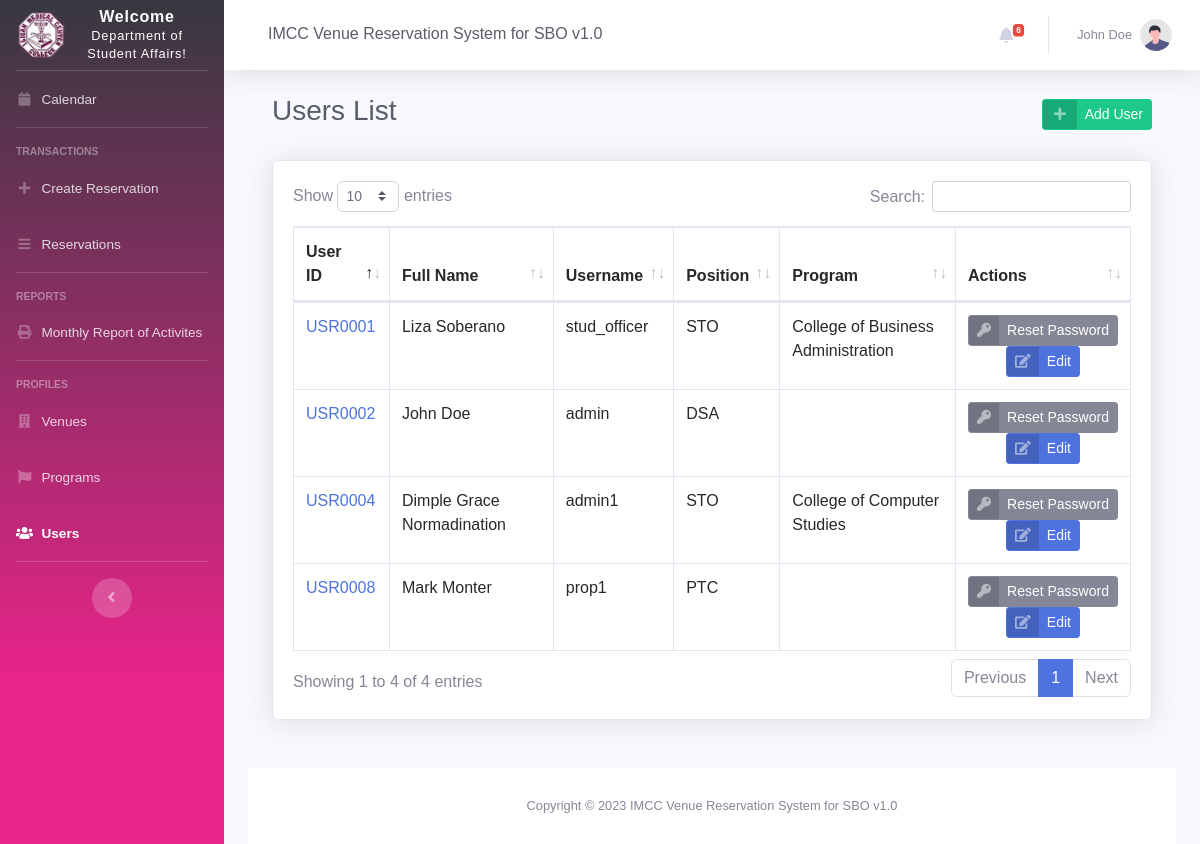
Page /users.php (signed in) on the earlier database version.
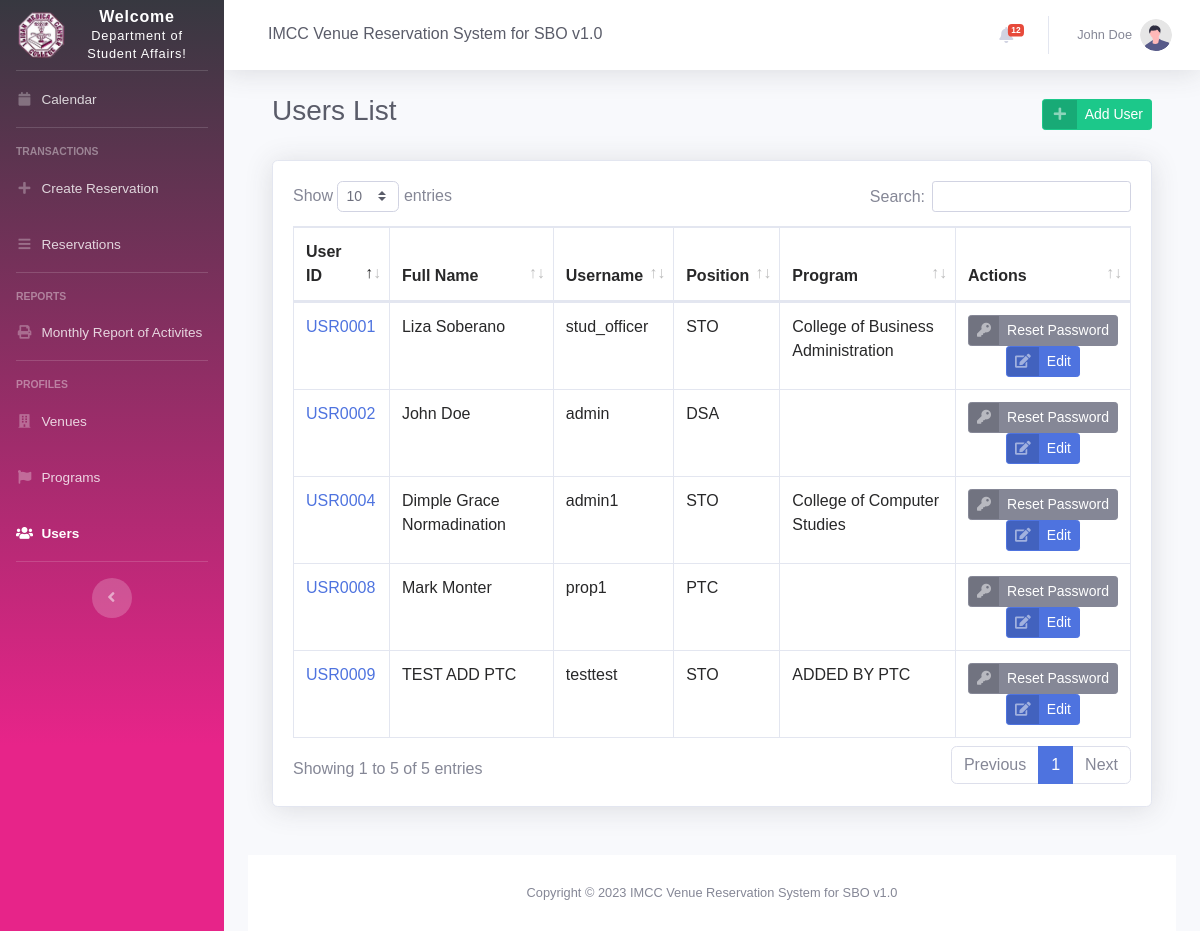
Same page on the later database version.
### tables this page shows
CREATE TABLE `users` (
  `id` int(11) NOT NULL,
  `userID` varchar(25) NOT NULL,
  `first_name` varchar(255) NOT NULL,
  `middle_name` varchar(255) DEFAULT NULL,
  `last_name` varchar(255) DEFAULT NULL,
  `contact` varchar(15) DEFAULT NULL,
  `username` varchar(255) NOT NULL,
  `password` varchar(255) NOT NULL,
  `change_pass` tinyint(1) NOT NULL DEFAULT 0,
  `position` varchar(50) NOT NULL,
  `programID` int(11) DEFAULT NULL,
  `dateAdded` datetime NOT NULL DEFAULT current_timestamp(),
  `dateUpdated` datetime DEFAULT NULL
);

CREATE TABLE `program` (
  `id` int(11) NOT NULL,
  `programID` varchar(15) DEFAULT NULL,
  `name` varchar(255) DEFAULT NULL,
  `color` varchar(15) DEFAULT NULL,
  `incharge_organization` varchar(255) DEFAULT NULL,
  `dateAdded` datetime NOT NULL DEFAULT current_timestamp(),
  `dateUpdated` datetime DEFAULT NULL
);

### users.php (the view, shortened to what this page needs)
<?php
include 'settings/system.php';
include 'settings/header.php';
include "settings/sidebar.php";
include 'settings/topbar.php';
?>
<div class="container-fluid">
    <div class="d-sm-flex align-items-center justify-content-between mb-4">
        <div class="container-fluid">
            <div class="d-sm-flex align-items-center justify-content-between mb-4">
                <h1 class="h3 mb-2 text-gray-800">Users List</h1>
                <a href="user_add.php" class="btn btn-success btn-icon-split btn-sm keychainify-checked">
                    <span class="icon text-white-50">
                        <i class="fas fa-fw fa-plus"></i>
                    </span>
                    <span class="text">Add User</span>
                </a>
            </div>
            <div class="card shadow mb-4">
                <div class="card-body">
                    <div class="table-responsive">
                        <table class="table table-bordered table-hovered" id="dataTable" width="100%" cellspacing="0">
                            <thead>
                                <tr>
                                    <th>User ID</th>
                                    <th>Full Name</th>
                                    <th>Username</th>
                                    <th>Position</th>
                                    <th>Program</th>
                                    <th>Actions</th>
                                </tr>
                            </thead>
                            <tbody>
                                <?php
                                $users = $db->query("SELECT A.*,B.name as prg_name FROM `users` as A LEFT JOIN `program` as B ON A.programID = B.id ORDER BY A.last_name ASC");
                                $row_users = $users->fetchAll(PDO::FETCH_OBJ);
                                foreach ($row_users as $row) {
                                ?>
                                    <tr>
                                        <td><?= '<a href="user_edit.php?id='.$row->id.'">' . $row->userID. '</a>'; ?></td>
                                        <td><?= $row->first_name.' '.$row->middle_name.' '.$row->last_name ?></td>
                                        <td><?= $row->username; ?></td>
                                        <td><?= $row->position; ?></td>
                                        <td><?= $row->prg_name; ?></td>
                                        <td align="center">
                                        <a href="user_resetpassword.php?id=<?php echo $row->id; ?>" onclick="return confirm('Are you sure you want to reset the password for this user?')" class="btn btn-secondary btn-icon-split btn-sm keychainify-checked">
                                                <span class="icon text-white-50">
                                                    <i class="fas fa-key"></i>
                                                </span>
                                                <span class="text">Reset Password</span>
                                            </a>
                                            <a href="user_edit.php?id=<?php echo $row->id; ?>" class="btn btn-primary btn-icon-split btn-sm keychainify-checked">
                                                <span class="icon text-white-50">
                                                    <i class="fas fa-edit"></i>
                                                </span>
                                                <span class="text">Edit</span>
                                            </a>
                                        </td>
                                    </tr>
                                <?php } ?>
                            </tbody>
                        </table>
                    </div>
                </div>
            </div>
        </div>
    </div>
    <?php include 'settings/footer.php'; ?>

### settings/header.php (shortened to what this page needs)
<!DOCTYPE html>
<html lang="en">
<head>
    <link href="vendor/fontawesome-free/css/all.min.css" rel="stylesheet" type="text/css">
    <link href="css/sb-admin-2.min.css" rel="stylesheet">
    <link href="vendor/datatables/dataTables.bootstrap4.min.css" rel="stylesheet">
    <link rel="stylesheet" href="vendor/3b-calendar.css">
</head>

### settings/sidebar.php (shortened to what this page needs)
<body id="page-top">
    <div id="wrapper">
        <ul class="navbar-nav bg-gradient-imcc sidebar sidebar-dark accordion" id="accordionSidebar">
            <a class="sidebar-brand d-flex align-items-center justify-content-center" href="calendar.php">
                <div class="sidebar-brand-icon ">
                    <img class="fas" src="./img/imcc.png" style="width:50px;height:50px;"></img>
                </div>
                <div class="sidebar-brand-text mx-3">Welcome <br /><small><?php
                                                                            if ($_SESSION['position'] == 'STO') {
                                                                                echo 'Student Officer!';
                                                                            } elseif ($_SESSION['position'] == 'DSA') {
                                                                                echo 'Department of Student Affairs!';
                                                                            } else {
                                                                                echo 'Property Custodian!';
                                                                            }
                                                                            ?></small></div>
            </a>
            <hr class="sidebar-divider my-0">
            <?php
            $curPageName = substr($_SERVER["SCRIPT_NAME"], strrpos($_SERVER["SCRIPT_NAME"], "/") + 1);
            if ($curPageName == 'users.php' || $curPageName == 'user_add.php' || $curPageName == 'user_edit.php')  $user = 'active';
            ?>
            <li class="nav-item <?= $calendar; ?>">
                <a class="nav-link" href="calendar.php">
                    <i class="fas fa-fw fa-calendar"></i>
                    <span>Calendar</span></a>
            </li>
            <hr class="sidebar-divider">
            <div class="sidebar-heading">
                Transactions
            </div>
            <?php
            if ($_SESSION['position'] == 'STO') { ?>
                <li class="nav-item <?= $reservation; ?>">
                    <a class="nav-link" href="reservation_list.php">
                        <i class="fas fa-fw fa-bars"></i>
                        <span>Reservations</span></a>
                </li>
                <li class="nav-item <?= $reservation; ?>">
                    <a class="nav-link" href="add_reservation.php">
                        <i class="fas fa-fw fa-plus"></i>
                        <span>Create Reservation</span></a>
                </li>
            <?php
            }else if ($_SESSION['position'] == 'DSA' || $_SESSION['position'] == 'PTC') {
            ?>
            <li class="nav-item <?= $reservation; ?>">
                    <a class="nav-link" href="add_reservation.php">
                        <i class="fas fa-fw fa-plus"></i>
                        <span>Create Reservation</span></a>
            </li>
            <li class="nav-item <?= $reservation; ?>">
                <a class="nav-link" href="reservation_list.php">
                    <i class="fas fa-fw fa-bars"></i>
                    <span>Reservations</span></a>
            </li>
            <hr class="sidebar-divider">
            <?php if($_SESSION['position'] == 'DSA'){?>
            <div class="sidebar-heading">
                Reports
            </div>
            <li class="nav-item <?= $reservation; ?>">
                    <a class="nav-link" href="monthly_report.php">
                        <i class="fas fa-fw fa-print"></i>
                        <span>Monthly Report of Activites</span></a>
                </li>
            <hr class="sidebar-divider">
            <?php } ?>
            <div class="sidebar-heading">
                Profiles
            </div>
            <li class="nav-item <?= $venue; ?>">
                <a class="nav-link" href="venues.php">
                    <i class="fas fa-fw fa-building"></i>
                    <span>Venues</span></a>
            </li>
            <li class="nav-item <?= $program; ?>">
                <a class="nav-link" href="programs.php">
                    <i class="fas fa-fw fa-flag"></i>
                    <span>Programs</span></a>
            </li>
             <li class="nav-item <?= $user; ?>">
                <a class="nav-link" href="users.php">
                    <i class="fas fa-fw fa-users"></i>
                    <span>Users</span></a>
            </li>
            <?php } ?>
            <hr class="sidebar-divider d-none d-md-block">
            <div class="text-center d-none d-md-inline">
                <button class="rounded-circle border-0" id="sidebarToggle"></button>
            </div>
        </ul>

### settings/topbar.php (shortened to what this page needs)
<div id="content-wrapper" class="d-flex flex-column">
    <div id="content">
        <nav class="navbar navbar-expand navbar-light bg-white topbar mb-4 static-top shadow">
            <div class="d-none d-sm-inline-block form-inline mr-auto ml-md-3 my-2 my-md-0 mw-100 navbar-search">
                <div class="input-group">
                    <h5 class="form-control  border-0 text-gray-800"><?= NAME_; ?></h5>
                </div>
            </div>
            <ul class="navbar-nav ml-auto">
                <?php
                    $currentUserID = $_SESSION["id"];
                    $currentUserType = $_SESSION["position"];
                    $getNotif = $db->query("SELECT * FROM notifications
                                            WHERE (recipient = '$currentUserID' OR notifyToAllUserType = '$currentUserType')  ORDER BY id DESC");
                    $fetchNotifications = $getNotif->fetchAll(PDO::FETCH_OBJ);
                    $notificationCount = 0;
                    foreach ($fetchNotifications as $data)
                    {
                        if($data->isRead == 0){
                            $notificationCount++;
                        }
                    }
                ?>
                <li class="nav-item dropdown no-arrow mx-1">
                    <a class="nav-link dropdown-toggle" href="#" id="alertsDropdown" role="button" data-toggle="dropdown" aria-haspopup="true" aria-expanded="false">
                        <i class="fas fa-bell fa-fw"> </i>
                        <span class="badge badge-danger badge-counter" style="<?php echo (($notificationCount == 0) ? "visibility: hidden;": "visibility: visible;")?>"><?php echo $notificationCount; ?></span>
                    </a>
                </li>
                <li class="nav-item dropdown no-arrow">
                    <a class="nav-link dropdown-toggle" href="#" id="userDropdown" role="button" data-toggle="dropdown" aria-haspopup="true" aria-expanded="false">
                        <span class="mr-2 d-none d-lg-inline text-gray-600 small"><?= $_SESSION['name']; ?></span>
                        <img class="img-profile rounded-circle" src="img/undraw_profile.svg">
                    </a>
                </li>
            </ul>
        </nav>

### settings/footer.php (shortened to what this page needs)
<footer class="sticky-footer bg-white">
    <div class="container my-auto">
        <div class="copyright text-center my-auto">
            <span>Copyright &copy; 2023 <?= NAME_; ?> </span>
        </div>
    </div>
</footer>
</body>
</html>

Differences in the rows shown:
added users: userID "USR0009", first_name "TEST", middle_name "ADD", last_name "PTC", username "testtest", position "STO", programID.name "ADDED BY PTC"
Other differences:
$notificationCount: "6" → "12"
text written by a page script: "Show entries Search: Showing 1 to 4 of 4 entries Previous 1 Next" → "Show entries Search: Showing 1 to 5 of 5 entries Previous 1 Next"
